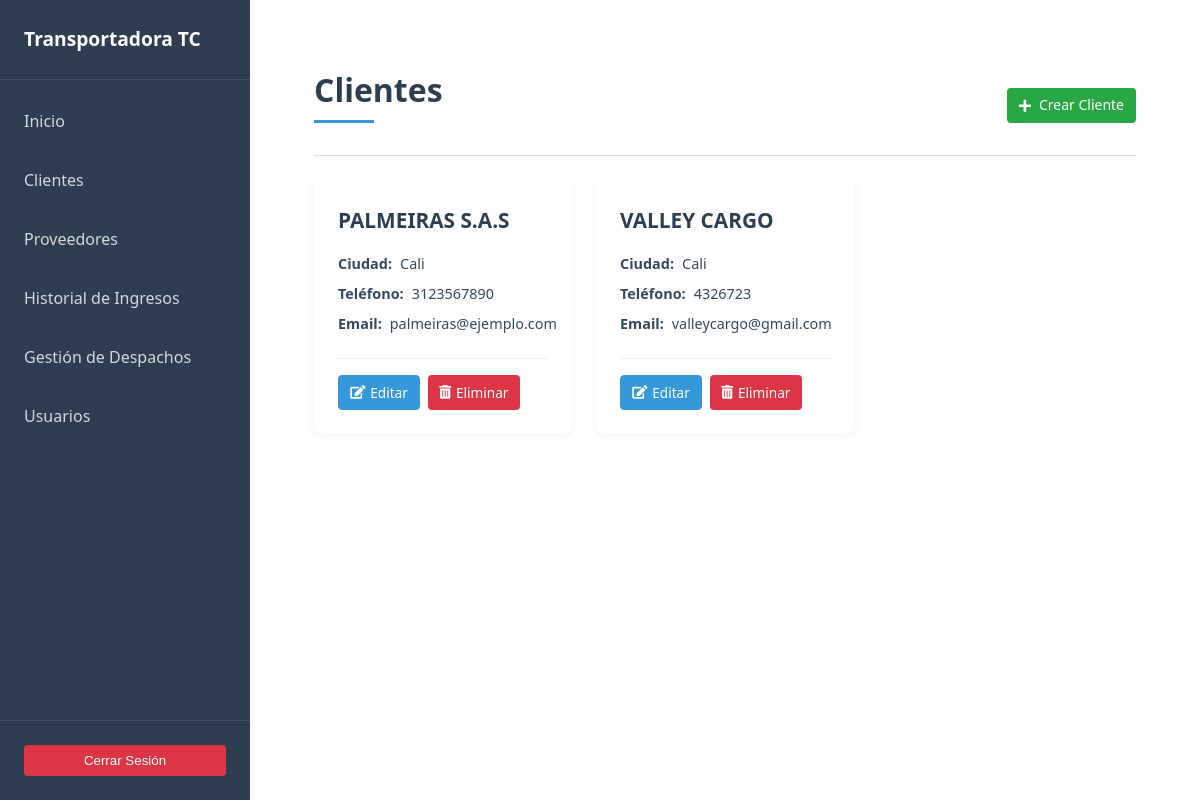
Page /clientes/ (signed in) on the earlier database version.
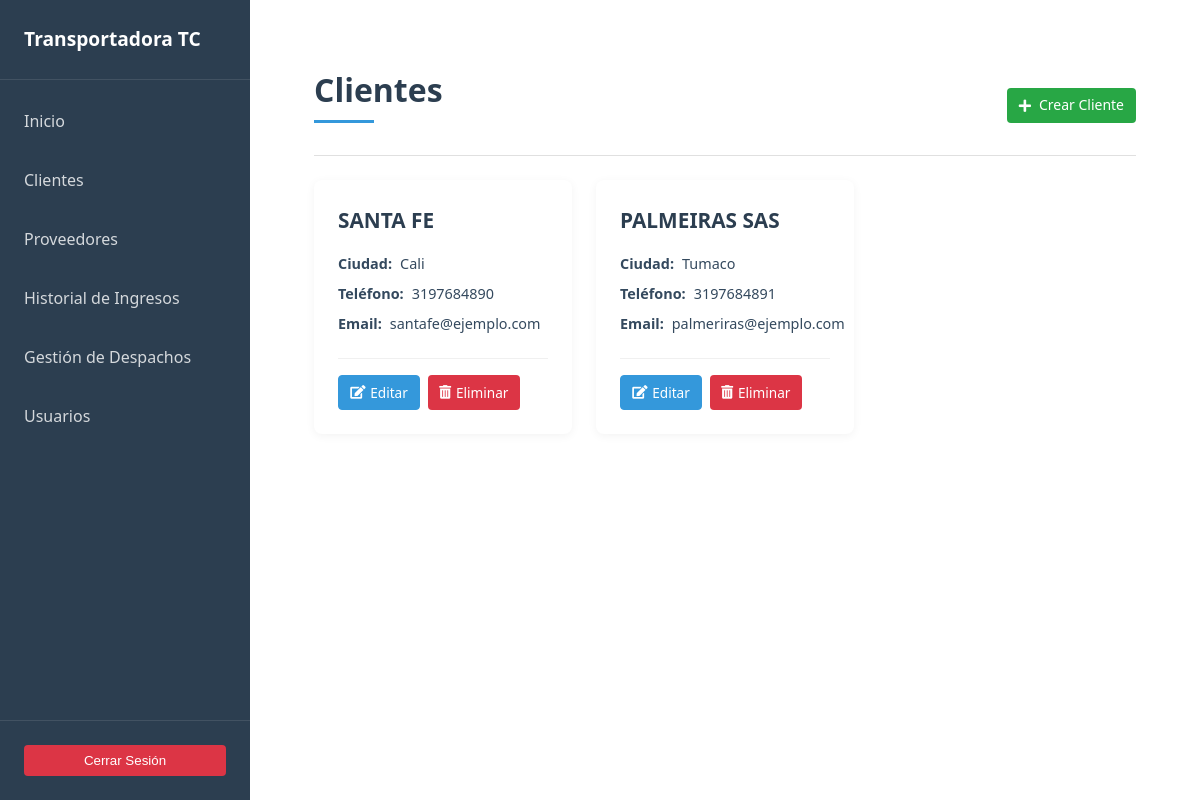
Same page on the later database version.
### clientes/models.py (models this page shows, shortened)
class Cliente(models.Model):
    nit = models.CharField(max_length=255, default="", unique=True, blank=False)
    nombre = models.CharField(max_length=255, blank=False)
    email = models.EmailField()
    telefono = models.CharField(max_length=15)
    ciudad = models.CharField(max_length=255)
    direccion = models.CharField(max_length=255)
    proveedores = models.ManyToManyField(Proveedor, related_name="clientes", blank=True)
    fecha_creacion = models.DateTimeField(auto_now_add=True)

### clientes/views.py (the view)
# urls.py: path('', views.index, name='clientes'),
@login_required
def index(request):
    clientes = Cliente.objects.all()
    return render(request, 'clientes/index.html', {'clientes': clientes})

### clientes/templates/clientes/index.html (shortened to what this page needs)
{% extends 'base.html' %}
{% load static %}
{% block content %}
<main class="main-content">
    <header class="content__header content__header--flex">
        <h1 class="content__title">Clientes</h1>
        {% if user.is_staff %}
            <a href="{% url 'crear_cliente' %}" class="btn btn--success btn--icon">
                <i class="fas fa-plus"></i> Crear Cliente
            </a>
        {% endif %}
    </header>
    <hr class="divider">
    <section class="objects__list">
        {% if clientes %}
            <div class="card-grid">
                {% for cliente in clientes %}
                    <article class="card card--hover">
                        <div class="card__body">
                            <a href="{% url 'detalle_cliente' cliente.nombre %}" class="card__title-link">
                                <h2 class="card__title">{{ cliente.nombre }}</h2>
                            </a>
                            <p class="card__text"><strong>Ciudad:</strong> {{ cliente.ciudad }}</p>
                            <p class="card__text"><strong>Teléfono:</strong> {{ cliente.telefono }}</p>
                            <p class="card__text"><strong>Email:</strong> {{ cliente.email }}</p>
                            {% if user.is_staff %}
                                <div class="card__actions">
                                    <a href="{% url 'editar_cliente' cliente.id %}" class="btn btn--primary btn--sm">
                                        <i class="fas fa-edit"></i> Editar
                                    </a>
                                    <a href="{% url 'eliminar_cliente' cliente.id %}" class="btn btn--danger btn--sm" onclick="return confirm('¿Estás seguro de que deseas eliminar este cliente?');">
                                        <i class="fas fa-trash-alt"></i> Eliminar
                                    </a>
                                </div>
                            {% endif %}
                        </div>
                    </article>
                {% endfor %}
            </div>
        {% endif %}
    </section>
</main>
{% endblock %}

Differences in the rows shown:
removed Cliente: nombre "PALMEIRAS S.A.S", ciudad "Cali", telefono "3123567890", email "palmeiras@ejemplo.com"
removed Cliente: nombre "VALLEY CARGO", ciudad "Cali", telefono "4326723", email "valleycargo@gmail.com"
added Cliente: nombre "SANTA FE", ciudad "Cali", telefono "3197684890", email "santafe@ejemplo.com"
added Cliente: nombre "PALMEIRAS SAS", ciudad "Tumaco", telefono "3197684891", email "palmeriras@ejemplo.com"
